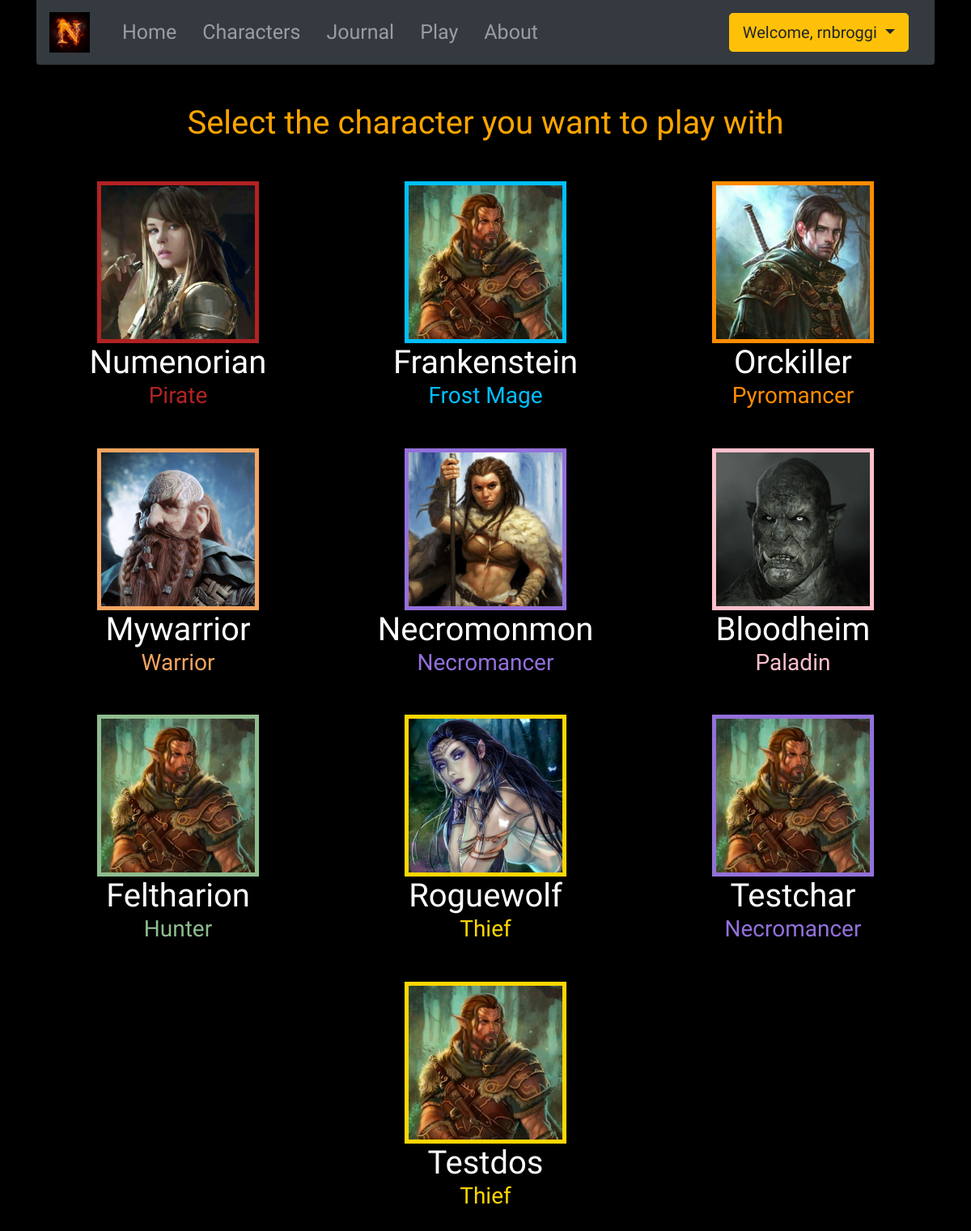
/rpg/ (signed in), run on the app's committed database.
### characters/models.py (models this page shows, shortened)
class Character(models.Model):
    user = models.ForeignKey(settings.AUTH_USER_MODEL, on_delete=models.CASCADE)
    name = models.CharField(max_length=14, unique=True, null=True)
    race = models.ForeignKey('Race', on_delete=models.CASCADE)
    MALE = 'M'
    FEMALE = 'F'
    GENDER_CHOICES = (
        (MALE, 'Male'),
        (FEMALE, 'Female')
    )
    gender = models.CharField(max_length=1, choices=GENDER_CHOICES, default=MALE)
    image = models.ImageField(blank=True, default=0)
    char_class = models.ForeignKey('Class', on_delete=models.CASCADE)
    description = models.TextField(max_length=400, blank=True)
    enemy = models.ForeignKey('Enemy', on_delete=models.CASCADE, null=True)

class Class(models.Model):
    name = models.CharField(max_length=15)
    description = models.TextField(max_length=100, blank=True)
    power_one = models.ForeignKey('ClassPower', on_delete=models.CASCADE, related_name='attack')
    power_two = models.ForeignKey('ClassPower', on_delete=models.CASCADE, related_name='heal')
    class Meta:
        verbose_name_plural = _("Classes")
    def __str__(self):
        return self.name

### rpg/views.py (the view)
# urls.py: path('', views.RpgView.as_view(), name='rpg'),
class RpgView(LoginRequiredMixin, ListView):
    model = apps.get_model('characters', 'Character')
    template_name = 'rpg/rpg_main.html'
    def get_queryset(self):
        return self.model.objects.filter(user=self.request.user)

### rpg/templates/rpg/rpg_main.html
{% extends 'base.html' %}
{% load staticfiles %}
{% block content %}
    {% if character_list %}
        <h1 class="textclass text-center mb-5">Select the character you want to play with</h1>
        <div class="row mt-5 justify-content-center">
            {% for character in character_list %}
                <div class="col-4 textclass text-center mb-5">
                    <a href="{% url 'rpg:battle' pk=character.pk %}" style="text-decoration: none;">
                        <div class="{{ character.char_class|slugify }}">
                            <img src="{{ character.image.url }}"
                                 alt="Character profile pic"
                                 height="200px"
                                 width="200px">
                            <h1 style="color: white">{{ character.name }}</h1>
                            <h3>{{ character.char_class }}</h3>
                        </div>
                    </a>
                </div>
            {% endfor %}
        </div>
    {% else %}
        <h1 class="textclass">It seems you don't have any characters yet. <a href="{% url 'characters:create' %}">Go
            ahead and create one!</a></h1>
    {% endif %}
{% endblock %}

### templates/base.html (shortened to what this page needs)
<!DOCTYPE html>
{% load staticfiles %}
<html lang="en">
<head>
    <link rel="stylesheet" href="https://stackpath.bootstrapcdn.com/bootstrap/4.2.1/css/bootstrap.min.css"
>
    <link rel="stylesheet" href="{% static 'project_nico/css/master.css' %}">
    <link rel="stylesheet" href="{% static 'project_nico/css/formstyle.css' %}">
    <link rel="stylesheet" href="{% static 'project_nico/css/character_list_style.css' %}">
    <link rel="stylesheet" href="{% static 'project_nico/css/post_list_style.css' %}">
    <link rel="stylesheet" href="{% static 'project_nico/css/poststyle.css' %}">
    <link rel="stylesheet" href="{% static 'project_nico/css/rpgstyle.css' %}">
</head>
<body class="bg">
<div class="container">
    <nav class="navbar navbar-expand-lg navbar-dark bg-dark rounded-bottom mb-5 ">
        <a class="navbar-brand" href="{% url 'home' %}"><img src="{% static 'project_nico/images/n.jpg' %}" alt="Brand"
                                                             hight="50px" width="50px"></a>
        <div class="collapse navbar-collapse" id="navbarNavAltMarkup">
            <div class="navbar-nav">
                <a class="nav-item nav-link ml-3" href="{% url 'home' %}">Home </a>
                {% if user.is_authenticated %}
                    <div class="dropdown characters-class" style="cursor: pointer">
                        <a class="nav-item nav-link ml-3" id="characters-dropdown"
                           data-toggle="dropdown" aria-haspopup="true" aria-expanded="false">Characters</a>
                    </div>
                    <a class="nav-item nav-link ml-3" href="{% url 'journal:journal' %}">Journal</a>
                    <a class="nav-item nav-link ml-3" href="{% url 'rpg:rpg' %}">Play</a>
                    <a class="nav-item nav-link ml-3" href="{% url 'about' %}">About</a>
                {% else %}
                    <a class="nav-item nav-link" href="{% url 'accounts:signup' %}">Sing up</a>
                    <a class="nav-item nav-link" href="{% url 'accounts:login' %}">Login</a>
                    <a class="nav-item nav-link" style="margin-left: 650px" href="{% url 'about' %}">About</a>
                {% endif %}
            </div>
        </div>
        {% if user.is_authenticated %}
            <div class="nav-item nav-link dropdown">
                <button class="btn btn-warning dropdown-toggle btn-lg" type="button" id="dropdownMenuButton"
                        data-toggle="dropdown" aria-haspopup="true" aria-expanded="false">
                    Welcome, {{ user.username }}
                </button>
            </div>
        {% endif %}
    </nav>
    {% block content %}
    {% endblock %}
</div>
</body>
</html>

### static/project_nico/css/master.css (style rules this page uses)
* { margin: 0; padding: 0; }
body { background-color: #000; color: white; overflow: scroll; margin: 0; }
.bg { top: 0; left: 0; width: 100vw; height: 100vh; background-image: url(http://78.media.tumblr.com/9951ca2e7e884a48ca5b5269f5514cd6/tumblr_nwjrkxWOcd1tslewgo1_500.gif); background-size: 100%; background-position: left bottom; }
.navbar { font-family: 'MedievalSharp', cursive; font-size: 25px; }
.textclass { font-family: 'Almendra', serif; color: orange; }
h1, h3 { margin: 0; }

### static/project_nico/css/rpgstyle.css (style rules this page uses)
.pirate { color: firebrick; }
.pirate img { border: 5px solid firebrick; }
.frost-mage { color: deepskyblue; }
.frost-mage img { border: 5px solid deepskyblue; }
.pyromancer { color: darkorange; }
.pyromancer img { border: 5px solid darkorange; }
.warrior { color: sandybrown; }
.warrior img { border: 5px solid sandybrown; }
.necromancer { color: mediumpurple; }
.necromancer img { border: 5px solid mediumpurple; }
.paladin { color: pink; }
.paladin img { border: 5px solid pink; }
.hunter { color: darkseagreen; }
.hunter img { border: 5px solid darkseagreen; }
.thief { color: gold; }
.thief img { border: 5px solid gold; }

### data on the page
Character: image (picture), name "Numenorian", char_class "Pirate"
Character: image (picture), name "Frankenstein", char_class "Frost Mage"
Character: image (picture), name "Orckiller", char_class "Pyromancer"
Character: image (picture), name "Mywarrior", char_class "Warrior"
Character: image (picture), name "Necromonmon", char_class "Necromancer"
Character: image (picture), name "Bloodheim", char_class "Paladin"
Character: image (picture), name "Feltharion", char_class "Hunter"
Character: image (picture), name "Roguewolf", char_class "Thief"
Character: image (picture), name "Testchar", char_class "Necromancer"
Character: image (picture), name "Testdos", char_class "Thief"

### other printed values
{{ user.username }} "rnbroggi"
